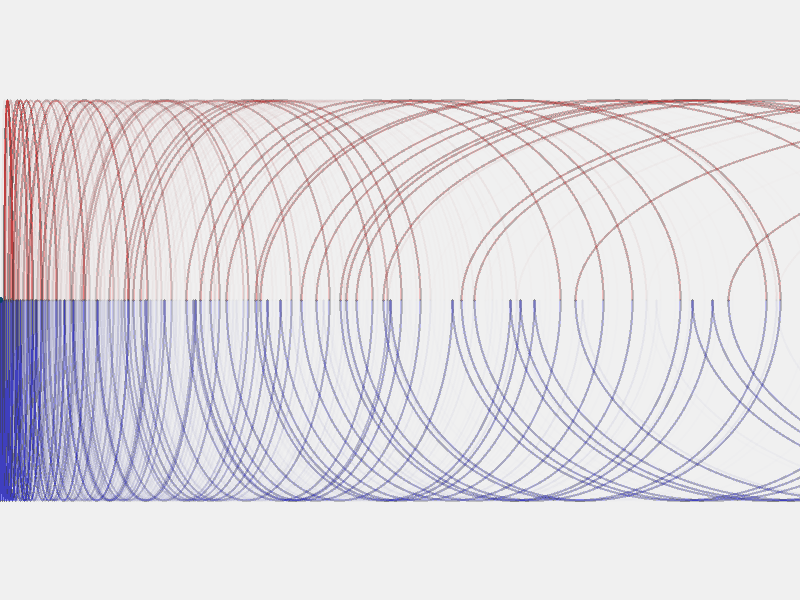
Frame 1 (no input)
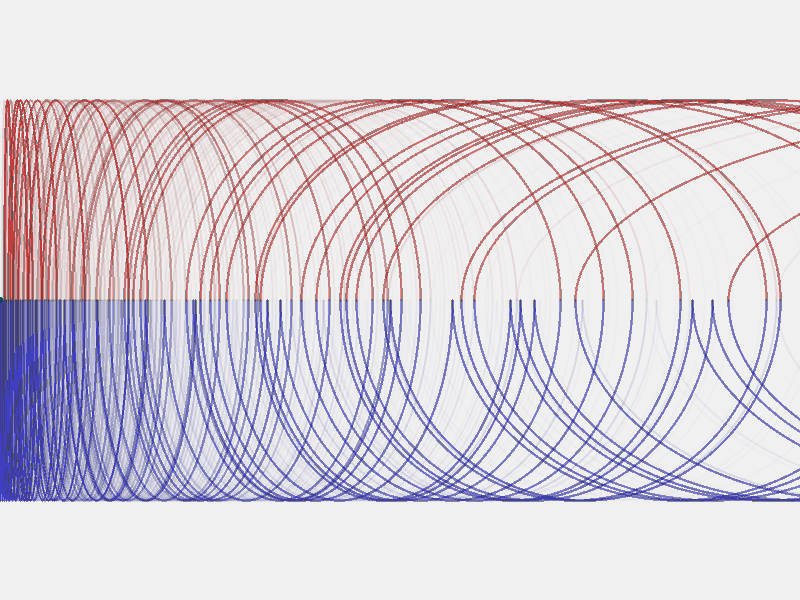
Frame 2 (the mouse pressed at the canvas centre, redrawn once)

The Processing sketch that drew these frames (run headless with seeded random() and noise(); the mouse was pressed at the canvas centre and the sketch redrawn once):

// Processing sketch: collatz_0002
// ── collatz_0002.pde
void setup() {
  size(800, 600);

  noStroke();
  smooth();
  background(240); 
  noLoop();
  
  drawPoint();
}
void drawPoint(){
  for(int i=1;i<N+1;i++){
    fill(10, 80, 100, 80);
    ellipse(i*(width/N), height - 300, 5, 5);
  }
}
int N = 1000;

void draw() {
  //draw point
  int max = 200;
  for(int i=1;i<max;i++){
//    int num = int(random(N));
    int num = i;
    while(num!=1){
      boolean isEven = false;
      if(num%2 == 0){
        isEven=true;
      }
      int num2 = collatz(num);  
      
      drawCircle(num, num2, isEven);
      num = num2;
    }
  }
}

void drawCircle(int num1, int num2, boolean isEven){
  float x_num1 = num1 * width/N;
  float x_num2 = num2 * width/N;
  float xcenter = (x_num1 + x_num2)/2;
  float radius = abs(x_num1 - x_num2);
  stroke(0, 10);
  strokeWeight(2);
  noFill();
  if (isEven==false){
    stroke(180,40,0,2);
    arc(xcenter, height - 300, radius, 400, PI, TWO_PI);
  }else{
    stroke(0,40,180,2);
    arc(xcenter, height - 300, radius, 400, 0, PI);
  }
}

int collatz(int num){
  if(num%2 == 0){
    num /= 2;
  }else{
    num = 3*num+1;
  }
  return num;
}
